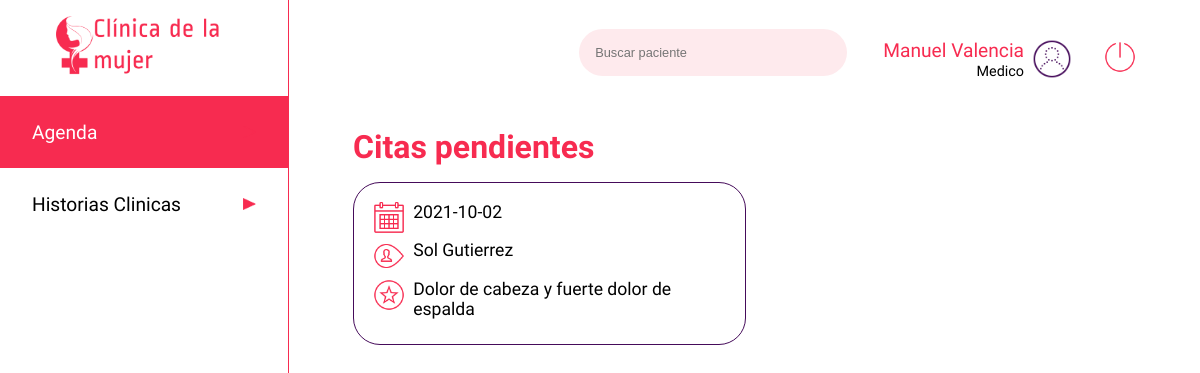
The page /agenda/1212121 (signed in) on the database its author committed.
### app.py (models this page shows, shortened)
class users(db.Model):
    __tablename__ = 'users'
    cedula = db.Column(db.Integer, primary_key=True)
    nombre=db.Column(db.String)
    apellido=db.Column(db.String)
    nacimiento=db.Column(db.String)
    eps=db.Column(db.String)
    email=db.Column(db.String, unique=True)
    telefono=db.Column(db.Integer)
    dir=db.Column(db.String)
    ciudad=db.Column(db.String)
    password=db.Column(db.String)
    rol =db.Column(db.String)
    especialidad = db.Column(db.String)
    estado = db.Column(db.Boolean)

class citas(db.Model):
    __tablename__ = 'citas'
    cita_id=db.Column(db.Integer, primary_key=True)
    medico_id = db.Column(db.Integer, nullable=False)
    paciente_id = db.Column(db.Integer, nullable=False)
    fecha = db.Column(db.String)
    motivo = db.Column(db.String(500))
    estado = db.Column(db.Boolean)
    hora_atencion = db.Column(db.String)
    sintomas = db.Column(db.String)
    diagnostico = db.Column(db.String)
    anotaciones = db.Column(db.String)
    calificacion = db.Column(db.Integer)
    calificacion_obs = db.Column(db.String)

### app.py (the view)
@app.route('/agenda/<cedulam>', methods=['GET'])
def agenda_medicov(cedulam):
    if 'usuarioIngresado' in session:
        usuario = users.query.filter_by(cedula=int(session['usuarioIngresado'])).first()
        lcita = citas.query.filter_by(medico_id=cedulam)
        pacientes = users.query.filter_by(rol='paciente')
        return render('agendamedico.html',row=usuario, listacitas=lcita, listapacientes=pacientes)
    else:
        return render('acceso-denegado.html')

### templates/agendamedico.html (shortened to what this page needs)
<!DOCTYPE html>
<html lang="es">
<head>
    <link rel="stylesheet" type="text/css" href="{{ url_for('static', filename='css/style.css')}}">
</head>
<body>
    <header class="header">
        <img src="{{ url_for('static', filename='images/iconoclinica.png')}}" class="logo" alt="Clinica de la mujer">
        <nav>
            <ul class="menu">
                <li class="menuitems"><a href="/agenda/{{row ['cedula']}}" class="menuselect"><span>Agenda</span><img src="{{ url_for('static', filename='images/triangulo.png')}}" class="flecha" alt=""></a></li>
                <li class="menuitems"><a href="/medico/historia-clinica/{{row ['cedula']}}" class="menulink"><span>Historias Clinicas</span><img src="{{ url_for('static', filename='images/triangulo.png')}}" class="flecha" alt=""></a></li>
            </ul>
        </nav>
    </header>
    <main class="main">
        <div class="searchuser">
            <div>
                <input type="search" class="search" placeholder="Buscar paciente">
                <div class="perfil">
                    <div>
                        <span class="nameuser">{{ row ['nombre'] }} {{ row ['apellido'] }}</span><br>
                        <span class="roluser">Medico</span>
                    </div>
                    <img src="{{ url_for('static', filename='images/test_account_100px.png')}}" class="profile" alt="">
                    <a href="/logout" type="button" class="btn"><img src="{{ url_for('static', filename='images/off.png')}}" class="logout" alt="Cerrar sesion"></a>
                </div>
            </div>
        </div>
        <div class="cuerpo">
            <h1 class="titulo"><span style="color:#F72B50">Citas pendientes</span></h1>
            {% for data in listacitas %}
            <div class="infocita">
                <div class="diahora">
                    <img src="{{ url_for('static', filename='images/calendar_100px.png')}}" class="calendarwatch" alt=""><span>{{data.fecha}}</span>
                </div>
                <div class="diahora">
                    <img src="{{ url_for('static', filename='images/username_100px.png')}}" class="calendarwatch" alt="">
                    {% for t in listapacientes %}
                        {% if t.cedula == data.paciente_id %}
                            <span>{{ t.nombre }} {{ t.apellido }}</span>
                        {% endif %}
                    {% endfor %}
                </div>
                <div class="diahora">
                    <img src="{{ url_for('static', filename='images/rating_circled_pink_100px.png')}}" class="calendarwatch" alt=""><span>{{data.motivo}}</span>
                </div>
            </div>
            {% endfor %}
            </div>
    </main>
</body>
</html>

### static/css/style.css (style rules this page uses)
* { padding: 0; margin: 0; }
body { display: flex; }
.calendarwatch { height: 2rem; }
.cuerpo { display: flex; flex-direction: row; flex-wrap: wrap; margin-top: 3rem; justify-content:space-between; }
.diahora { display: flex; padding-bottom: 0.4rem; width: 100%; vertical-align:middle; }
.diahora span { margin-left: 0.5rem; }
.flecha { width: 0.8rem; height: 0.8rem; }
.perfil { display: inline-flex; align-items: center; text-align: right; margin-left: 2rem; justify-content: flex-end; }
.header { margin:0; display: inline-block; width: 18rem; height: 100vh; justify-content: center; }
.infocita { display: flex; flex-direction: row; flex-wrap: wrap; border: 0.1rem solid #450B5A; border-radius: 1.6875rem; padding: 1.2rem; font-family: 'Average Sans', sans-serif; font-size: 1.1rem; width: 45%; margin-bottom: 1rem; align-items: center; }
.logo { display: block; height: 4rem; margin: auto; padding: 1rem; }
.main { width: calc(100% - 18rem); padding: 1.8rem 4rem; border-left: 0.1rem solid #F72B50; }
.menu { font-family: 'Average Sans', sans-serif; list-style: none; color: black; }
.menulink { display: inline-flex; font-size: 1.2rem; width: 14rem; height: 1.5rem; padding: 1.5rem 2rem; text-decoration: none; color: black; background-color: white; justify-content: space-between; align-items: center; margin: 0; }
.menuselect { display: inline-flex; font-size: 1.2rem; width: 14rem; height: 1.5rem; padding: 1.5rem 2rem; text-decoration: none; color: black; background-color: #F72B50; color: white; justify-content: space-between; align-items: center; margin: 0; }
.nameuser { font-family: 'Ropa Sans', sans-serif; font-size: 1.2rem; color: #F72B50; }
.roluser { font-family: 'Ropa Sans', sans-serif; font-size: 0.9rem; }
.profile { height: 2.5rem; margin-left: 0.5rem; }
.logout { height: 2rem; margin-left: 2rem; }
.search { width: 16.75rem; padding: 1rem; background: #FEEAED; border: none; font-size: 0.8rem; color: black; border-radius: 1.6875rem; outline: none; }
.searchuser { width: 100%; display: flex; vertical-align: middle; justify-content: flex-end; }
.titulo { font-size: 2rem; width: 100%; font-family: 'Ropa Sans', sans-serif; margin-bottom: 1rem; }

### rows shown on the page
users: nombre "Manuel", apellido "Valencia"
citas: fecha "2021-10-02", motivo "Dolor de cabeza y fuerte dolor de espalda"
users: nombre "Sol", apellido "Gutierrez"
